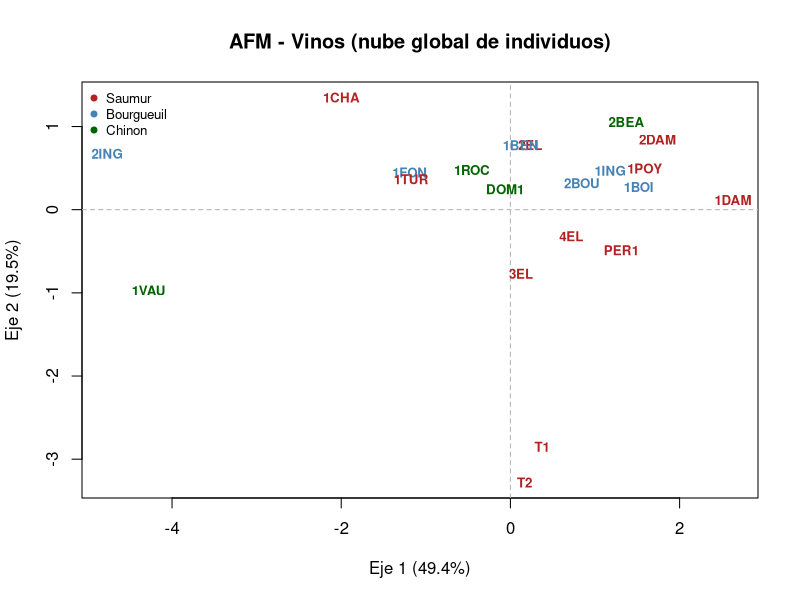

Here is the R script that generated this plot:
# =========================================================
# Tema:AFM
# Curso: Analítica de Datos
# Prof: Johann A. Ospina
# =========================================================

# Conjunto de datos


texto_datos <- '
Vino	Label	Soil	Odor.Intensity.before.shaking	Aroma.quality.before.shaking	Fruity.before.shaking	Flower.before.shaking	Spice.before.shaking	Visual.intensity	Nuance	Surface.feeling	Odor.Intensity	Quality.of.odour	Fruity	Flower	Spice	Plante	Phenolic	Aroma.intensity	Aroma.persistency	Aroma.quality	Attack.intensity	Acidity	Astringency	Alcohol	Balance	Smooth	Bitterness	Intensity	Harmony	Overall.quality	Typical
2EL	Saumur	Env1	3.074	3	2.714	2.28	1.96	4.321	4	3.269	3.407	3.308	2.885	2.32	1.84	2	1.65	3.259	2.963	3.2	2.963	2.107	2.429	2.5	3.25	2.731	1.926	2.857	3.143	3.393	3.25
1CHA	Saumur	Env1	2.964	2.821	2.375	2.28	1.68	3.222	3	2.808	3.37	3	2.56	2.44	1.739	2	1.381	2.962	2.808	2.926	3.036	2.107	2.179	2.654	2.926	2.5	1.926	2.893	2.964	3.214	3.036
1FON	Bourgueuil	Env1	2.857	2.929	2.56	1.96	2.077	3.536	3.393	3	3.25	2.929	2.769	2.192	2.25	1.75	1.25	3.077	2.8	3.077	3.222	2.179	2.25	2.643	3.321	2.679	2	3.074	3.143	3.536	3.179
1VAU	Chinon	Env2	2.808	2.593	2.417	1.913	2.16	2.893	2.786	2.538	3.16	2.88	2.391	2.083	2.167	2.304	1.476	2.542	2.583	2.478	2.704	3.179	2.185	2.5	2.333	1.68	1.963	2.462	2.038	2.464	2.25
1DAM	Saumur	Reference	3.607	3.429	3.154	2.154	2.04	4.393	4.036	3.385	3.536	3.36	3.16	2.231	2.148	1.762	1.6	3.615	3.296	3.462	3.464	2.571	2.536	2.786	3.464	3.036	2.071	3.643	3.643	3.741	3.444
2BOU	Bourgueuil	Reference	2.857	3.111	2.577	2.04	2.077	4.464	4.259	3.407	3.179	3.385	2.8	2.24	2.148	1.75	1.476	3.214	3.148	3.321	3.286	2.393	2.643	2.857	3.286	2.857	2.179	3.464	3.5	3.643	3.393
1BOI	Bourgueuil	Reference	3.214	3.222	2.962	2.115	2.04	4.143	3.929	3.25	3.429	3.5	3.038	2.2	2.385	1.826	1.476	3.25	3.222	3.385	3.393	2.607	2.607	2.778	3.464	2.857	1.929	3.643	3.556	3.714	3.357
3EL	Saumur	Env1	3.12	2.852	2.5	2.2	2.185	4.214	3.857	3.077	3.654	3.077	2.52	2.32	2.444	2.08	1.905	3.28	3.16	2.962	3.25	2.179	2.63	2.778	3.179	2.786	2	3.321	3.296	3.393	3.071
DOM1	Chinon	Env1	2.857	2.815	2.808	1.923	2.074	4.037	3.893	3.28	3.357	3.346	3	2.04	2.125	1.875	1.524	3.148	2.893	3.308	3.286	2.286	2.407	2.741	3.143	2.821	1.964	3.148	3.286	3.2	3.5
1TUR	Saumur	Env2	2.893	3	2.571	1.846	1.68	3.704	3.407	3.111	3.222	3.259	2.926	2.04	2.042	2	1.773	3.077	2.704	2.778	2.893	2.357	2.25	2.704	3.214	2.5	2.185	2.857	2.963	3.179	2.964
4EL	Saumur	Env2	3.25	3.286	2.714	1.926	1.962	3.857	3.643	3.259	3.607	3.385	2.889	2.115	2.16	1.955	1.571	3.286	3.036	3.222	3.321	2.429	2.571	2.893	3.192	2.857	2.214	3.357	3.071	3.571	3.5
PER1	Saumur	Env2	3.393	3.179	2.769	2.038	1.92	4.714	4.5	3.321	3.481	3.385	2.962	2	2.2	2.042	1.545	3.321	3.071	3.143	3.357	2.429	2.607	2.821	3.107	2.889	2.037	3.25	3.393	3.148	3.556
2DAM	Saumur	Reference	3.179	3.286	2.778	2.231	1.76	4.222	4.071	3.462	3.481	3.423	2.963	2.269	2.154	1.957	1.571	3.481	3.259	3.269	3.393	2.286	2.5	2.821	3.5	3.286	2	3.407	3.643	3.571	3.929
1POY	Saumur	Reference	3.071	3.107	2.731	2.12	1.8	4.714	4.536	3.429	3.357	3.444	2.885	2.12	2.346	1.826	1.55	3.269	3.08	3.192	3.519	2.111	2.536	2.778	3.444	3.231	2.071	3.667	3.786	3.929	3.481
1ING	Bourgueuil	Env1	3.107	3.143	2.846	2.185	1.962	4.071	3.893	3.462	3.357	3.37	2.846	2.24	2.28	1.75	1.524	3.333	3.037	3.37	3.185	2.286	2.643	2.929	3.286	2.821	2.107	3.321	3.296	3.643	3.296
1BEN	Bourgueuil	Reference	2.929	3.179	2.852	2	2.037	3.889	3.429	3.143	3.286	3.308	3.115	2.269	2	1.917	1.4	3.04	2.96	3.2	3.393	2.393	2.357	2.704	3.321	3	2	3.214	3.214	3.75	3.571
2BEA	Chinon	Reference	3.036	3.179	3.037	2.231	1.667	3.786	3.607	3.357	3.444	3.5	3.185	2.16	2.24	1.913	1.75	3.52	3.296	3.462	3.071	2.571	2.321	2.929	3.333	2.821	2.143	3.321	3.25	3.536	3.269
1ROC	Chinon	Env2	3.071	2.926	2.741	2	1.88	3.679	3.393	3.192	3.37	3.36	2.963	2.308	1.917	2	1.429	3.25	2.92	2.88	3.071	2.393	2.321	2.821	3.143	2.607	2.143	3.037	3.074	3.464	3.444
2ING	Bourgueuil	Env1	2.643	2.786	2.536	1.889	1.808	2.607	2.536	2.444	2.889	2.8	2.5	1.962	2.111	2.08	1.318	2.68	2.308	2.556	2.179	2.25	1.964	2.25	2.464	1.821	1.679	2.179	2.107	2.37	2.321
T1	Saumur	Env4	3.696	3.192	2.833	1.826	2.385	4.321	4	3.333	3.737	3.08	2.833	1.773	2.44	2.292	1.571	3.437	2.958	2.6	2.963	2.407	2.643	2.963	2.571	2.071	2.222	3.037	2.741	2.643	2.571
T2	Saumur	Env4	3.708	2.926	2.52	2.04	2.667	4.321	4.107	3.259	3.727	2.885	2.6	2.083	2.609	2.174	1.65	3.095	3.136	2.545	3.333	2.571	2.667	2.704	2.769	2.308	2.667	3.333	3	2.852	2.75
'

# Cargar datos
vino <- read.table(text = texto_datos, header = TRUE, sep = "\t", row.names = 1)


# Grupos
lista_grupos <- list(
  Olor_antes = as.matrix(vino[, c("Odor.Intensity.before.shaking", "Aroma.quality.before.shaking",
                                  "Fruity.before.shaking", "Flower.before.shaking", "Spice.before.shaking")]),
  Visual     = as.matrix(vino[, c("Visual.intensity", "Nuance", "Surface.feeling")]),
  Olor_despues = as.matrix(vino[, c("Odor.Intensity", "Quality.of.odour", "Fruity", "Flower", "Spice",
                                    "Plante", "Phenolic", "Aroma.intensity", "Aroma.persistency", "Aroma.quality")]),
  Gusto      = as.matrix(vino[, c("Attack.intensity", "Acidity", "Astringency", "Alcohol", "Balance",
                                  "Smooth", "Bitterness", "Intensity", "Harmony")])
)

I <- nrow(vino)             # numero de individuos (21 vinos)
K <- length(lista_grupos)   # numero de grupos activos (4)


# Estandarizar grupos
estandarizar <- function(X) scale(X, center = TRUE, scale = TRUE)

# ACP con descomposción en valores singugales
acp_svd <- function(X) {
  n <- nrow(X)
  Z <- X / sqrt(n - 1)
  desc <- svd(Z)
  list(valores = desc$d^2, ejes = desc$v, U = desc$u, d = desc$d)
}

#Análisis por grupos
lambda1 <- numeric(K)
grupos_std <- vector("list", K)
for (k in seq_len(K)) {
  Xk <- estandarizar(lista_grupos[[k]])
  grupos_std[[k]] <- Xk
  lambda1[k] <- acp_svd(Xk)$valores[1]
}
names(lambda1) <- names(lista_grupos)


# Ponderación
alpha <- 1 / lambda1
grupos_pond <- Map(function(Xk, a) Xk * sqrt(a), grupos_std, alpha)

#Análisis general ponderado
X_global <- do.call(cbind, grupos_pond)
res_global <- acp_svd(X_global)

q <- 2  # seleccionar las dimensiones como en ACP
valores_propios <- res_global$valores
inercia_pct <- 100 * valores_propios / sum(valores_propios)


U_ejes <- res_global$ejes[, 1:q, drop = FALSE]
F_global <- X_global %*% U_ejes
colnames(F_global) <- paste0("Eje", 1:q)
rownames(F_global) <- rownames(vino)



#Individuos po grupo

indices_grupo <- list(); inicio <- 1
for (k in seq_len(K)) {
  fin <- inicio + ncol(grupos_pond[[k]]) - 1
  indices_grupo[[k]] <- inicio:fin
  inicio <- fin + 1
}

F_parciales <- vector("list", K)
for (k in seq_len(K)) {
  bloque_u <- U_ejes[indices_grupo[[k]], , drop = FALSE]
  F_parciales[[k]] <- K * (grupos_pond[[k]] %*% bloque_u)
  colnames(F_parciales[[k]]) <- paste0("Eje", 1:q)
  rownames(F_parciales[[k]]) <- rownames(vino)
}
names(F_parciales) <- names(lista_grupos)


#Cos2 p contri de individuos
suma_cuadrados_i <- rowSums(F_global^2)
cos2_individuos <- F_global^2 / suma_cuadrados_i
p_i <- 1 / (I - 1)


# Variables y contribuciones
X_std_todas <- do.call(cbind, grupos_std)
correlaciones <- cor(X_std_todas, F_global)

grupo_de_variable <- rep(names(lista_grupos), sapply(grupos_std, ncol))
alpha_por_variable <- rep(alpha, sapply(grupos_std, ncol))
ctr_variables <- sweep(correlaciones^2 * alpha_por_variable, 2, valores_propios[1:q], "/") * 100


Lg <- aggregate(correlaciones^2 * alpha_por_variable,
                by = list(grupo = grupo_de_variable), FUN = sum)


RV <- function(Xk, Xkp) {
  Wk  <- Xk  %*% t(Xk)
  Wkp <- Xkp %*% t(Xkp)
  sum(diag(Wk %*% Wkp)) / sqrt(sum(diag(Wk %*% Wk)) * sum(diag(Wkp %*% Wkp)))
}
RV_matriz <- matrix(NA, K, K, dimnames = list(names(lista_grupos), names(lista_grupos)))
for (k in seq_len(K)) for (kp in seq_len(K)) RV_matriz[k, kp] <- RV(grupos_std[[k]], grupos_std[[kp]])


# Gráf de indiv
colores <- c(Saumur = "firebrick", Bourgueuil = "steelblue", Chinon = "darkgreen")

plot(F_global, type = "n", xlab = paste0("Eje 1 (", round(inercia_pct[1],1), "%)"),
     ylab = paste0("Eje 2 (", round(inercia_pct[2],1), "%)"),
     main = "AFM - Vinos (nube global de individuos)")
abline(h = 0, v = 0, lty = 2, col = "grey70")
text(F_global, labels = rownames(F_global), col = colores[vino$Label], cex = 0.8, font = 2)
legend("topleft", legend = names(colores), col = colores, pch = 19, bty = "n", cex = 0.8)
